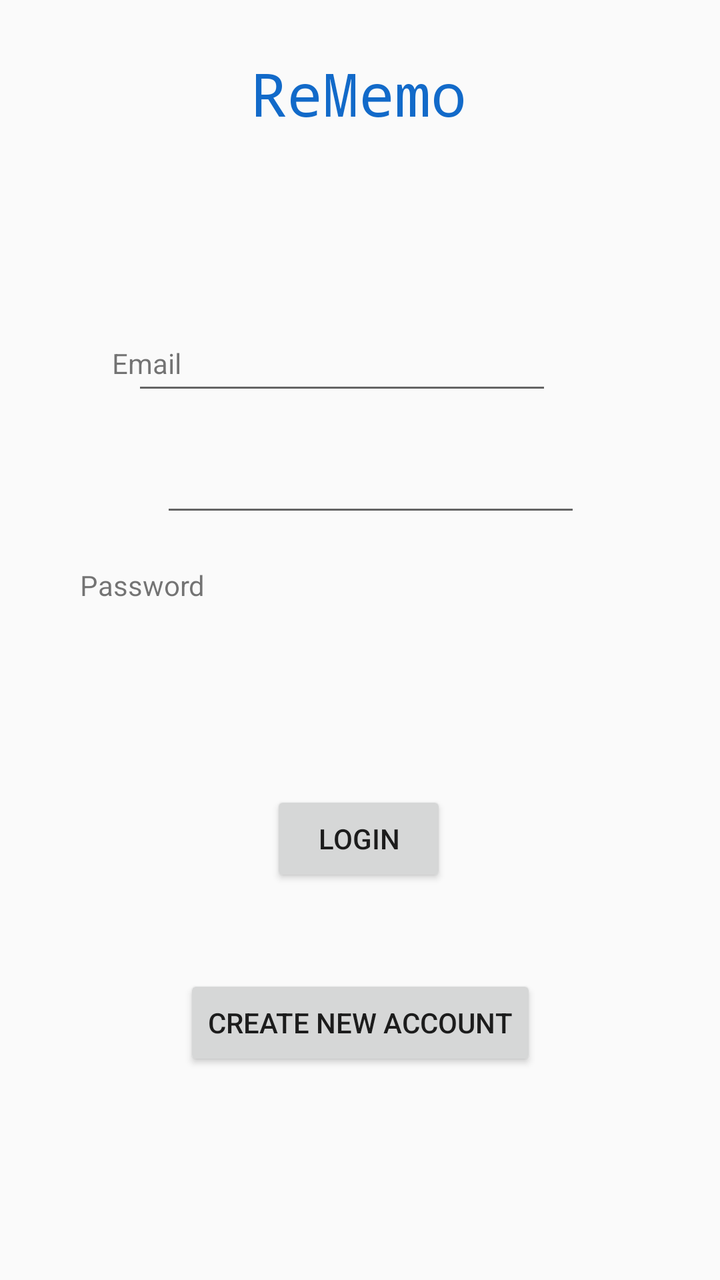
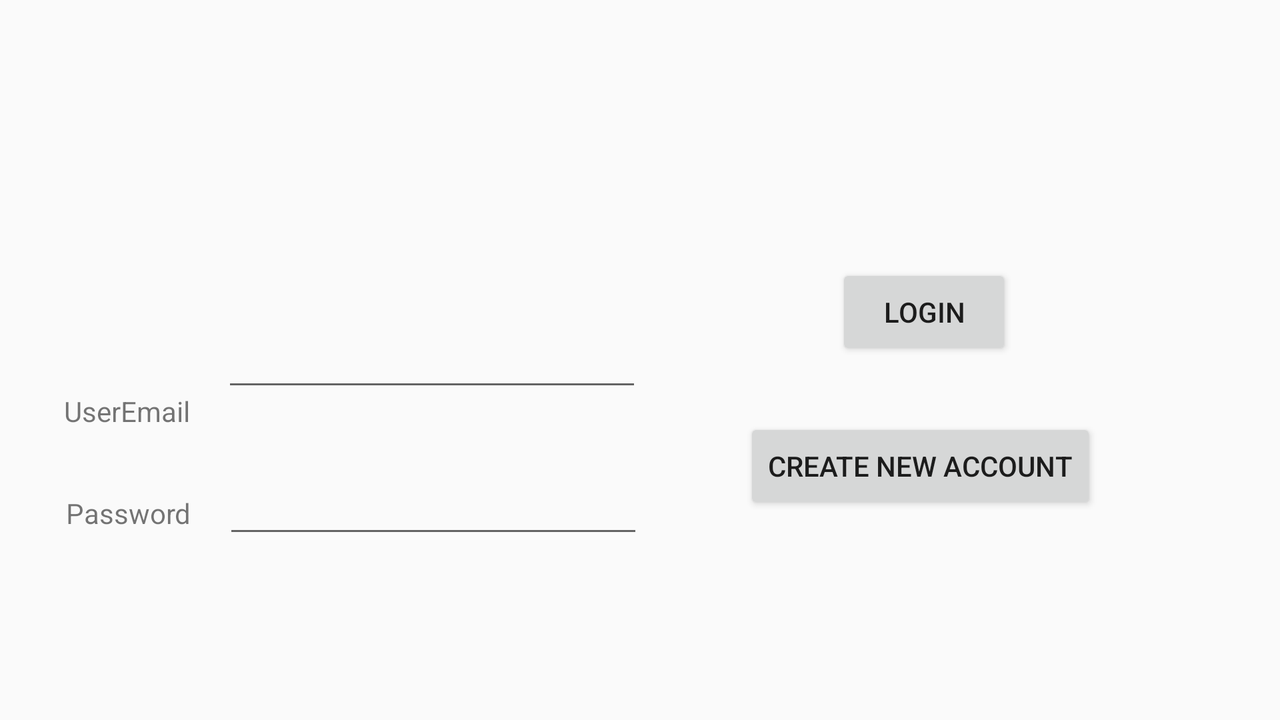

One screen, two layout resources from the same app: the default and the repository's alternative for another configuration. Each is rendered where Android would select it; the XML of both is given below.
<!-- AndroidManifest.xml: application theme AppTheme.NoActionBar -->
<!-- res/layout/activity_main.xml -->
<?xml version="1.0" encoding="utf-8"?>

<androidx.constraintlayout.widget.ConstraintLayout xmlns:android="http://schemas.android.com/apk/res/android"
    xmlns:app="http://schemas.android.com/apk/res-auto"
    xmlns:tools="http://schemas.android.com/tools"
    android:layout_width="match_parent"
    android:layout_height="match_parent"
    tools:context=".MainActivity">

    <Button
        android:id="@+id/button2"
        android:layout_width="wrap_content"
        android:layout_height="wrap_content"
        android:layout_marginTop="16dp"
        android:layout_marginBottom="232dp"
        android:text="LOGIN"
        app:layout_constraintBottom_toBottomOf="parent"
        app:layout_constraintEnd_toEndOf="parent"
        app:layout_constraintHorizontal_bias="0.498"
        app:layout_constraintStart_toStartOf="parent"
        app:layout_constraintTop_toBottomOf="@+id/passwd"
        app:layout_constraintVertical_bias="0.987" />

    <TextView
        android:id="@+id/textView"
        android:layout_width="228dp"
        android:layout_height="61dp"
        android:layout_marginTop="16dp"
        android:fontFamily="monospace"
        android:gravity="center"
        android:text="ReMemo"
        android:textColor="#126AC9"
        android:textSize="30sp"
        app:layout_constraintEnd_toEndOf="parent"
        app:layout_constraintHorizontal_bias="0.496"
        app:layout_constraintStart_toStartOf="parent"
        app:layout_constraintTop_toTopOf="parent" />

    <Button
        android:id="@+id/button"
        android:layout_width="wrap_content"
        android:layout_height="wrap_content"
        android:layout_marginTop="44dp"
        android:text="Create New Account"
        app:layout_constraintEnd_toEndOf="parent"
        app:layout_constraintStart_toStartOf="parent"
        app:layout_constraintTop_toBottomOf="@+id/button2" />

    <TextView
        android:id="@+id/textView2"
        android:layout_width="wrap_content"
        android:layout_height="wrap_content"
        android:layout_marginStart="56dp"
        android:layout_marginTop="172dp"
        android:text="Email"
        app:layout_constraintStart_toStartOf="parent"
        app:layout_constraintTop_toTopOf="parent" />

    <TextView
        android:id="@+id/textView3"
        android:layout_width="wrap_content"
        android:layout_height="wrap_content"
        android:layout_marginStart="40dp"
        android:layout_marginTop="92dp"
        android:text="Password"
        app:layout_constraintStart_toStartOf="parent"
        app:layout_constraintTop_toBottomOf="@+id/textView2" />

    <EditText
        android:id="@+id/email"
        android:layout_width="wrap_content"
        android:layout_height="wrap_content"
        android:layout_marginTop="84dp"
        android:layout_marginEnd="84dp"
        android:ems="10"
        android:inputType="textEmailAddress"
        app:layout_constraintEnd_toEndOf="parent"
        app:layout_constraintTop_toBottomOf="@+id/textView" />

    <EditText
        android:id="@+id/passwd"
        android:layout_width="wrap_content"
        android:layout_height="wrap_content"
        android:layout_marginStart="16dp"
        android:layout_marginTop="55dp"
        android:layout_marginEnd="86dp"
        android:layout_marginBottom="116dp"
        android:ems="10"
        android:inputType="textPassword"
        app:layout_constraintBottom_toTopOf="@+id/button2"
        app:layout_constraintEnd_toEndOf="parent"
        app:layout_constraintHorizontal_bias="0.705"
        app:layout_constraintStart_toEndOf="@+id/textView3"
        app:layout_constraintTop_toBottomOf="@+id/email" />
</androidx.constraintlayout.widget.ConstraintLayout>
<!-- resources referenced by this layout -->
<resources>
  <style name="AppTheme.NoActionBar">
          <item name="windowActionBar">false</item>
          <item name="windowNoTitle">true</item>
      </style>
</resources>
<!-- res/layout-land/activity_main.xml (the repository's variant of the layout above) -->
<!-- drawn on the phone turned sideways -->
<?xml version="1.0" encoding="utf-8"?>
<androidx.constraintlayout.widget.ConstraintLayout xmlns:android="http://schemas.android.com/apk/res/android"
    xmlns:app="http://schemas.android.com/apk/res-auto"
    xmlns:tools="http://schemas.android.com/tools"
    android:layout_width="match_parent"
    android:layout_height="match_parent"
    tools:context=".MainActivity">

    <Button
        android:id="@+id/button2"
        android:layout_width="wrap_content"
        android:layout_height="wrap_content"
        android:layout_marginBottom="180dp"
        android:text="LOGIN"
        app:layout_constraintBottom_toBottomOf="parent"
        app:layout_constraintEnd_toEndOf="parent"
        app:layout_constraintHorizontal_bias="0.757"
        app:layout_constraintStart_toStartOf="parent" />

    <TextView
        android:id="@+id/textView"
        android:layout_width="228dp"
        android:layout_height="0dp"
        android:layout_marginTop="26dp"
        android:layout_marginBottom="173dp"
        android:fontFamily="monospace"
        android:gravity="center"
        android:text="ReMemo"
        android:textColor="#126AC9"
        android:textSize="30sp"
        app:layout_constraintBottom_toTopOf="@+id/button"
        app:layout_constraintEnd_toEndOf="parent"
        app:layout_constraintHorizontal_bias="0.499"
        app:layout_constraintStart_toStartOf="parent"
        app:layout_constraintTop_toTopOf="parent" />

    <Button
        android:id="@+id/button"
        android:layout_width="wrap_content"
        android:layout_height="wrap_content"
        android:layout_marginBottom="103dp"
        android:text="Create New Account"
        app:layout_constraintBottom_toBottomOf="parent"
        app:layout_constraintEnd_toEndOf="parent"
        app:layout_constraintHorizontal_bias="0.802"
        app:layout_constraintStart_toStartOf="parent"
        app:layout_constraintTop_toBottomOf="@+id/textView" />

    <TextView
        android:id="@+id/textView2"
        android:layout_width="wrap_content"
        android:layout_height="wrap_content"
        android:layout_marginStart="32dp"
        android:layout_marginLeft="32dp"
        android:layout_marginTop="196dp"
        android:text="UserEmail"
        app:layout_constraintStart_toStartOf="parent"
        app:layout_constraintTop_toTopOf="parent" />

    <TextView
        android:id="@+id/textView3"
        android:layout_width="wrap_content"
        android:layout_height="wrap_content"
        android:layout_marginStart="33dp"
        android:layout_marginLeft="33dp"
        android:text="Password"
        app:layout_constraintBaseline_toBaselineOf="@+id/editText"
        app:layout_constraintStart_toStartOf="parent" />

    <EditText
        android:id="@+id/editText"
        android:layout_width="wrap_content"
        android:layout_height="wrap_content"
        android:layout_marginStart="16dp"
        android:layout_marginLeft="16dp"
        android:layout_marginTop="32dp"
        android:ems="10"
        android:inputType="textPassword"
        app:layout_constraintStart_toEndOf="@+id/textView3"
        app:layout_constraintTop_toBottomOf="@+id/editText2" />

    <EditText
        android:id="@+id/editText2"
        android:layout_width="wrap_content"
        android:layout_height="wrap_content"
        android:layout_marginStart="16dp"
        android:layout_marginLeft="16dp"
        android:ems="10"
        android:inputType="textEmailAddress"
        app:layout_constraintBottom_toBottomOf="parent"
        app:layout_constraintStart_toEndOf="@+id/textView2"
        app:layout_constraintTop_toTopOf="parent" />
</androidx.constraintlayout.widget.ConstraintLayout>
